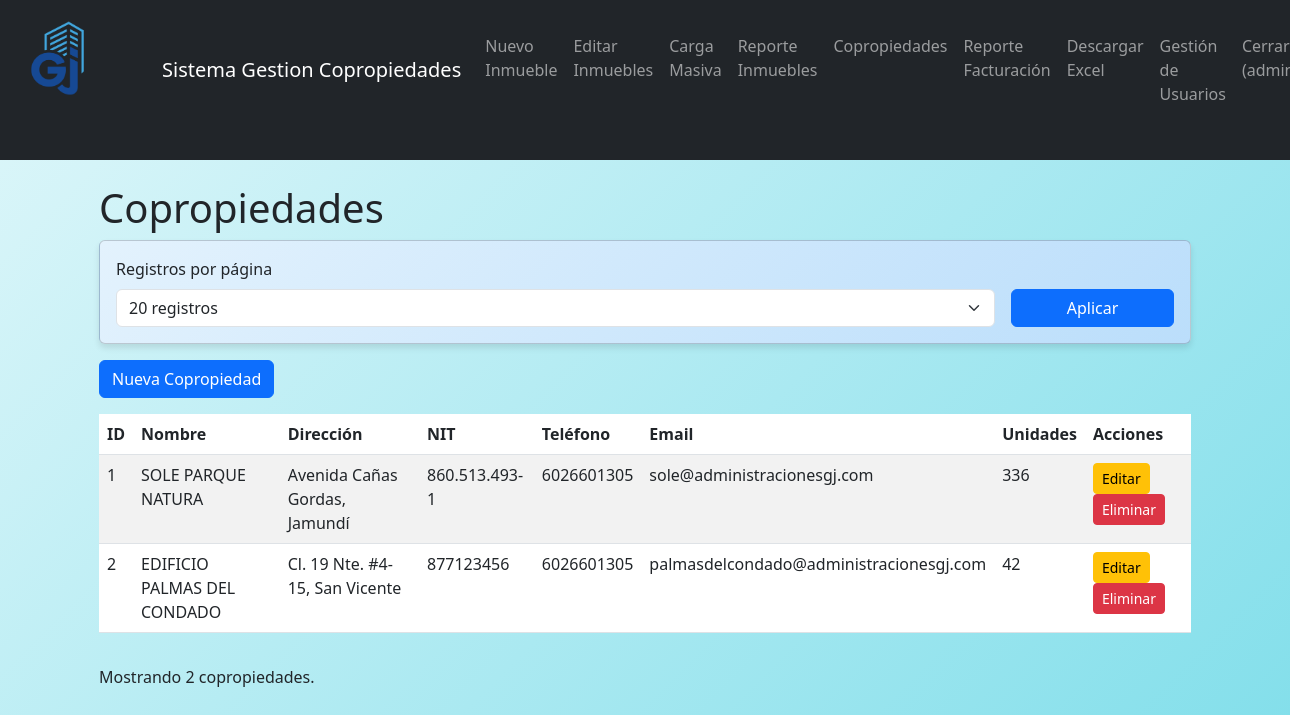
Page /copropiedades (signed in) on the earlier database version.
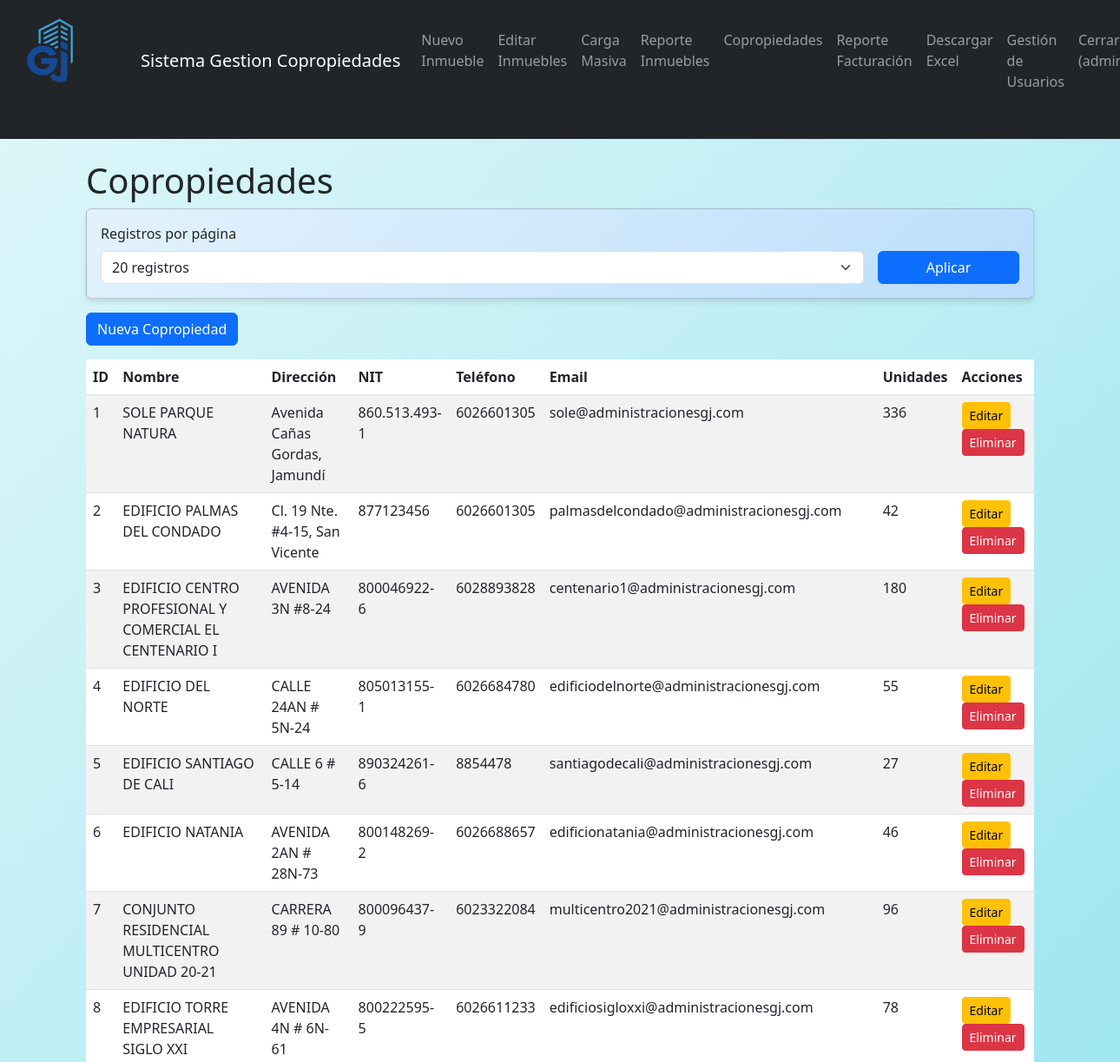
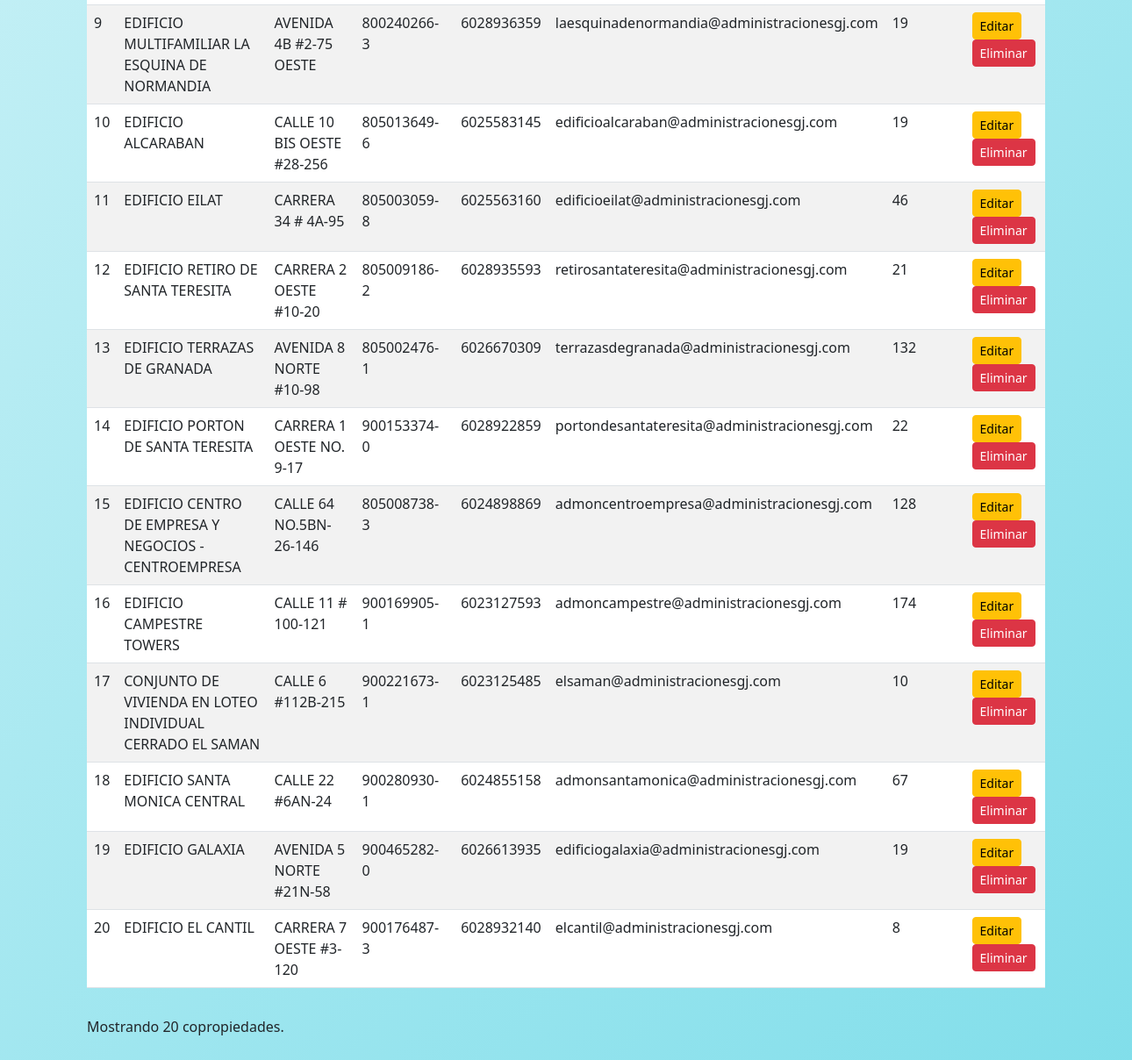
Same page on the later database version (2 pictures, top to bottom).
### app/models.py (models this page shows, shortened)
class User(UserMixin, db.Model):
    id = db.Column(db.Integer, primary_key=True)
    username = db.Column(db.String(80), unique=True, nullable=False)
    password_hash = db.Column(db.String(256), nullable=False)
    is_admin = db.Column(db.Boolean, default=False)  # Nuevo campo

class Copropiedad(db.Model):
    __tablename__ = 'copropiedad'
    id = db.Column(db.Integer, primary_key=True)
    nombre = db.Column(db.String(200), nullable=False, unique=True)
    direccion = db.Column(db.String(255), nullable=False)
    nit = db.Column(db.String(20), nullable=True)
    telefono = db.Column(db.String(50), nullable=True)
    email = db.Column(db.String(120), nullable=True)
    fecha_creacion = db.Column(db.Date, default=db.func.current_date())
    numero_unidades = db.Column(db.Integer, nullable=True)
    propiedades = db.relationship('PropiedadData', backref='copropiedad', lazy=True)

### app/routes.py (the view)
@main_bp.route('/copropiedades')
@login_required
def list_copropiedades():
    if not check_admin():
         flash('Acceso denegado. Se requieren privilegios de administrador.', 'danger')
         return redirect(url_for('main.index'))
    limit = request.args.get('limit', 20, type=int)  # Por defecto 20 registros
    copropiedades = Copropiedad.query.limit(limit).all()
    return render_template('copropiedades/list.html', title='Copropiedades', copropiedades=copropiedades, limit=limit)

### app/models.py (called while the page is built)
@login_manager.user_loader
def load_user(user_id):
    return User.query.get(int(user_id))

### app/routes.py (called while the page is built)
def check_admin():
    if not current_user.is_authenticated or not current_user.is_admin:
        flash('Acceso denegado. Se requieren privilegios de administrador.', 'danger')
        return False
    return True

### app/templates/copropiedades/list.html (shortened to what this page needs)
{% extends "base.html" %}
{% block content %}
<div class="container">
    <h1>Copropiedades</h1>
    <div class="card mb-3" style="background: linear-gradient(135deg, #e3f2fd 0%, #bbdefb 100%);">
        <div class="card-body">
            <form method="get" action="{{ url_for('main.list_copropiedades') }}" class="row g-3">
                <div class="col-md-10">
                    <label for="limit" class="form-label">Registros por página</label>
                    <select name="limit" id="limit" class="form-select">
                        <option value="20" {% if limit == 20 %}selected{% endif %}>20 registros</option>
                    </select>
                </div>
                <div class="col-md-2 d-flex align-items-end">
                    <button type="submit" class="btn btn-primary w-100">Aplicar</button>
                </div>
            </form>
        </div>
    </div>
    <div class="mb-3">
        <a href="{{ url_for('main.new_copropiedad') }}" class="btn btn-primary">Nueva Copropiedad</a>
    </div>
    <div class="table-responsive">
        <table class="table table-striped">
            <thead>
                <tr>
                    <th>ID</th>
                    <th>Nombre</th>
                    <th>Dirección</th>
                    <th>NIT</th>
                    <th>Teléfono</th>
                    <th>Email</th>
                    <th>Unidades</th>
                    <th>Acciones</th>
                </tr>
            </thead>
            <tbody>
                {% for copropiedad in copropiedades %}
                <tr>
                    <td>{{ copropiedad.id }}</td>
                    <td>{{ copropiedad.nombre }}</td>
                    <td>{{ copropiedad.direccion }}</td>
                    <td>{{ copropiedad.nit }}</td>
                    <td>{{ copropiedad.telefono }}</td>
                    <td>{{ copropiedad.email }}</td>
                    <td>{{ copropiedad.numero_unidades }}</td>
                    <td>
                        <a href="{{ url_for('main.edit_copropiedad', id=copropiedad.id) }}" class="btn btn-sm btn-warning">Editar</a>
                        <form action="{{ url_for('main.delete_copropiedad', id=copropiedad.id) }}" method="post" class="d-inline" onsubmit="return confirm('¿Está seguro de que desea eliminar esta copropiedad? Esta acción no se puede deshacer.');">
                            <button type="submit" class="btn btn-sm btn-danger">Eliminar</button>
                        </form>
                    </td>
                </tr>
                {% endfor %}
            </tbody>
        </table>
    </div>
    <div class="mt-3">
        <p>Mostrando {{ copropiedades|length }} copropiedades.</p>
    </div>
</div>
{% endblock %}

### app/templates/base.html (shortened to what this page needs)
<!DOCTYPE html>
<html lang="es">
<head>
    <link href="https://cdn.jsdelivr.net/npm/bootstrap@5.3.0-alpha1/dist/css/bootstrap.min.css" rel="stylesheet">
    <link rel="stylesheet" href="{{ url_for('static', filename='css/style.css') }}">
</head>
<body>
    <nav class="navbar navbar-expand-lg navbar-dark bg-dark mb-4">
            <div class="container text-center mb-4">
                <img src="{{ url_for('static', filename='img/logoGJ.png') }}" alt="logo" class="img-fluid" style="max-height: 100px;">
            </div>
        <div class="container">
            <a class="navbar-brand" href="{{ url_for('main.index') }}">Sistema Gestion Copropiedades</a>
            <div class="collapse navbar-collapse" id="navbarNav">
                <ul class="navbar-nav ms-auto">
{% if current_user.is_authenticated %}
    <li class="nav-item">
        <a class="nav-link" href="{{ url_for('main.index') }}">Nuevo Inmueble</a>
    </li>
    <li class="nav-item">
        <a class="nav-link" href="{{ url_for('main.list_propiedades') }}">Editar Inmuebles</a>
    </li>
    <li class="nav-item">
        <a class="nav-link" href="{{ url_for('main.upload_excel') }}">Carga Masiva</a>
    </li>
    <li class="nav-item">
        <a class="nav-link" href="{{ url_for('main.generate_report') }}">Reporte Inmuebles</a>
    </li>
    {% if current_user.is_admin %}
    <li class="nav-item">
        <a class="nav-link" href="{{ url_for('main.list_copropiedades') }}">Copropiedades</a>
    </li>
     <li class="nav-item">
        <a class="nav-link" href="{{ url_for('main.admin_report') }}">Reporte Facturación</a>
    </li>
    {% endif %}
    <li class="nav-item">
        <a class="nav-link" href="{{ url_for('main.download_excel_data') }}">Descargar Excel</a>
    </li>
    {% if current_user.is_admin %}
    <li class="nav-item">
        <a class="nav-link" href="{{ url_for('main.list_users') }}">Gestión de Usuarios</a>
    </li>
    {% endif %}
    <li class="nav-item">
        <a class="nav-link" href="{{ url_for('main.logout') }}">Cerrar Sesión ({{ current_user.username }})</a>
    </li>
{% else %}
    <li class="nav-item">
        <a class="nav-link" href="{{ url_for('main.login') }}">Login</a>
    </li>
{% endif %}
                </ul>
            </div>
        </div>
    </nav>
    <div class="container">
        {% block content %}{% endblock %}
    </div>
</body>
</html>

### app/static/css/style.css (style rules this page uses)
body { background: linear-gradient(135deg, #e0f7fa 0%, #80deea 100%); min-height: 100vh; margin: 0; padding-bottom: 20px; }
.card { box-shadow: 0 4px 6px rgba(0, 0, 0, 0.1); }
.container { padding-bottom: 20px; }

Differences in the rows shown:
added Copropiedad: id "3", nombre "EDIFICIO CENTRO PROFESIONAL Y COMERCIAL EL CENTENARIO I", direccion "AVENIDA 3N #8-24", nit "800046922-6", telefono "6028893828", email "centenario1@administracionesgj.com", numero_unidades "180"
added Copropiedad: id "4", nombre "EDIFICIO DEL NORTE", direccion "CALLE 24AN # 5N-24", nit "805013155-1", telefono "6026684780", email "edificiodelnorte@administracionesgj.com", numero_unidades "55"
added Copropiedad: id "5", nombre "EDIFICIO SANTIAGO DE CALI", direccion "CALLE 6 # 5-14", nit "890324261-6", telefono "8854478", email "santiagodecali@administracionesgj.com", numero_unidades "27"
added Copropiedad: id "6", nombre "EDIFICIO NATANIA", direccion "AVENIDA 2AN # 28N-73", nit "800148269-2", telefono "6026688657", email "edificionatania@administracionesgj.com", numero_unidades "46"
added Copropiedad: id "7", nombre "CONJUNTO RESIDENCIAL MULTICENTRO UNIDAD 20-21", direccion "CARRERA 89 # 10-80", nit "800096437-9", telefono "6023322084", email "multicentro2021@administracionesgj.com", numero_unidades "96"
added Copropiedad: id "8", nombre "EDIFICIO TORRE EMPRESARIAL SIGLO XXI", direccion "AVENIDA 4N # 6N-61", nit "800222595-5", telefono "6026611233", email "edificiosigloxxi@administracionesgj.com", numero_unidades "78"
added Copropiedad: id "9", nombre "EDIFICIO MULTIFAMILIAR LA ESQUINA DE NORMANDIA", direccion "AVENIDA 4B #2-75 OESTE", nit "800240266-3", telefono "6028936359", email "laesquinadenormandia@administracionesgj.com", numero_unidades "19"
added Copropiedad: id "10", nombre "EDIFICIO ALCARABAN", direccion "CALLE 10 BIS OESTE #28-256", nit "805013649-6", telefono "6025583145", email "edificioalcaraban@administracionesgj.com", numero_unidades "19"
added Copropiedad: id "11", nombre "EDIFICIO EILAT", direccion "CARRERA 34 # 4A-95", nit "805003059-8", telefono "6025563160", email "edificioeilat@administracionesgj.com", numero_unidades "46"
added Copropiedad: id "12", nombre "EDIFICIO RETIRO DE SANTA TERESITA", direccion "CARRERA 2 OESTE #10-20", nit "805009186-2", telefono "6028935593", email "retirosantateresita@administracionesgj.com", numero_unidades "21"
added Copropiedad: id "13", nombre "EDIFICIO TERRAZAS DE GRANADA", direccion "AVENIDA 8 NORTE #10-98", nit "805002476-1", telefono "6026670309", email "terrazasdegranada@administracionesgj.com", numero_unidades "132"
added Copropiedad: id "14", nombre "EDIFICIO PORTON DE SANTA TERESITA", direccion "CARRERA 1 OESTE NO. 9-17", nit "900153374-0", telefono "6028922859", email "portondesantateresita@administracionesgj.com", numero_unidades "22"
added Copropiedad: id "15", nombre "EDIFICIO CENTRO DE EMPRESA Y NEGOCIOS - CENTROEMPRESA", direccion "CALLE 64 NO.5BN-26-146", nit "805008738-3", telefono "6024898869", email "admoncentroempresa@administracionesgj.com", numero_unidades "128"
added Copropiedad: id "16", nombre "EDIFICIO CAMPESTRE TOWERS", direccion "CALLE 11 # 100-121", nit "900169905-1", telefono "6023127593", email "admoncampestre@administracionesgj.com", numero_unidades "174"
added Copropiedad: id "17", nombre "CONJUNTO DE VIVIENDA EN LOTEO INDIVIDUAL CERRADO EL SAMAN", direccion "CALLE 6 #112B-215", nit "900221673-1", telefono "6023125485", email "elsaman@administracionesgj.com", numero_unidades "10"
added Copropiedad: id "18", nombre "EDIFICIO SANTA MONICA CENTRAL", direccion "CALLE 22 #6AN-24", nit "900280930-1", telefono "6024855158", email "admonsantamonica@administracionesgj.com", numero_unidades "67"
added Copropiedad: id "19", nombre "EDIFICIO GALAXIA", direccion "AVENIDA 5 NORTE #21N-58", nit "900465282-0", telefono "6026613935", email "edificiogalaxia@administracionesgj.com", numero_unidades "19"
added Copropiedad: id "20", nombre "EDIFICIO EL CANTIL", direccion "CARRERA 7 OESTE #3-120", nit "900176487-3", telefono "6028932140", email "elcantil@administracionesgj.com", numero_unidades "8"
Other differences:
{{ copropiedades|length }}: "2" → "20"
